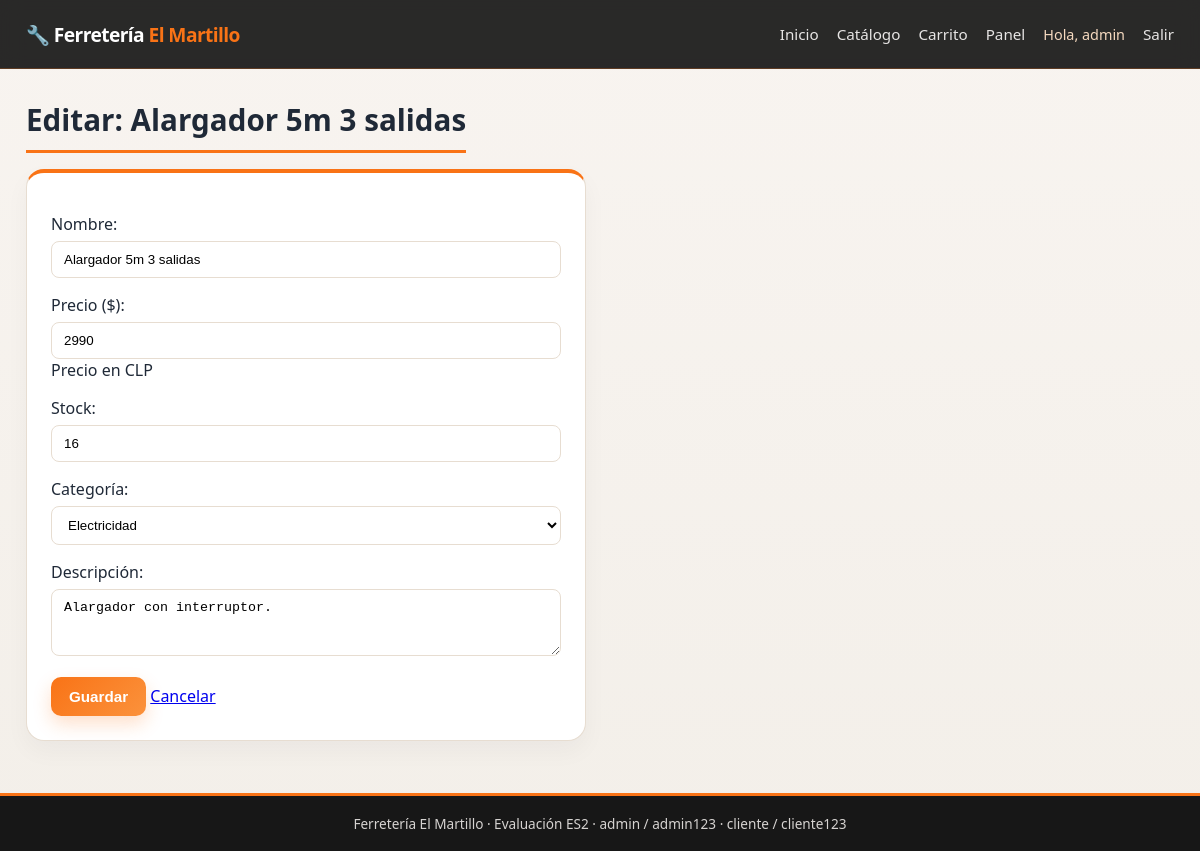
Before: /panel/editar/40/ (signed in) with the older database file.
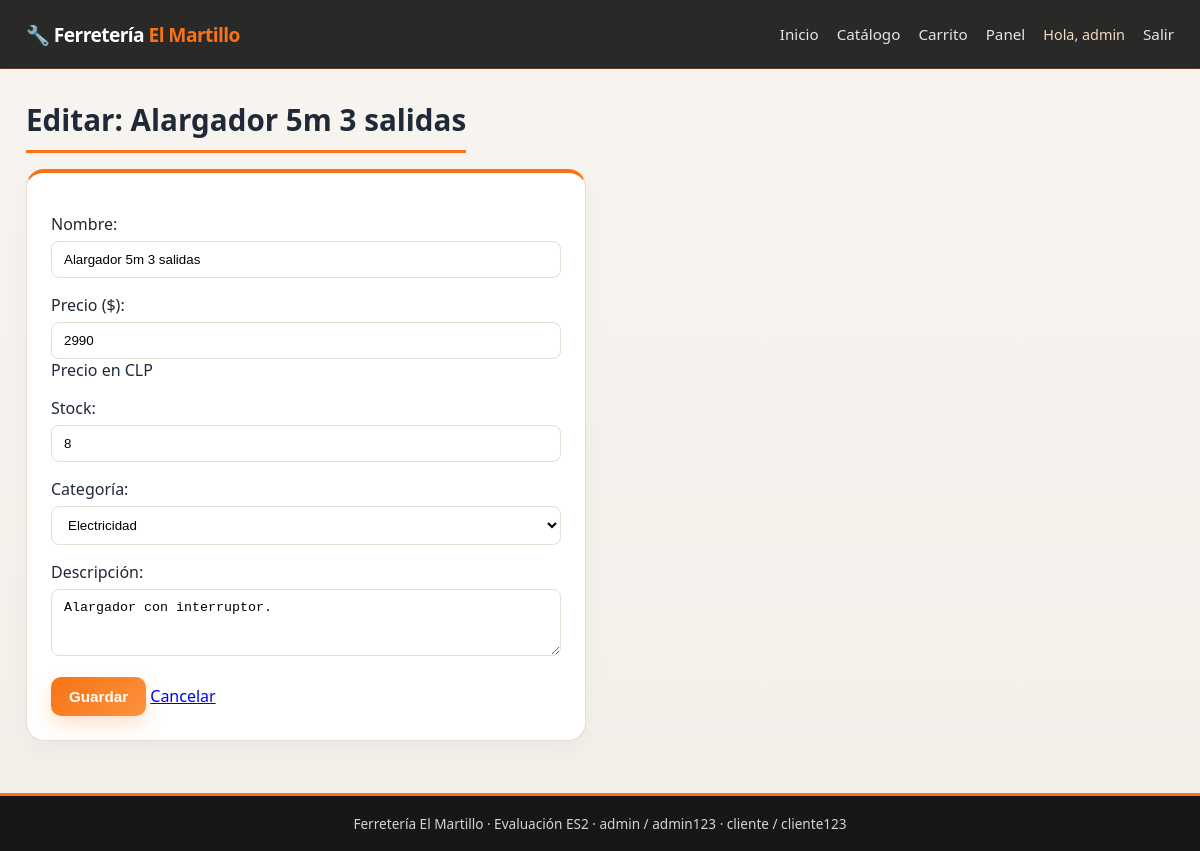
After: the same page with the newer database file.
### productos/models.py (models this page shows, shortened)
class Producto(models.Model):
    nombre = models.CharField(max_length=120)
    descripcion = models.TextField(blank=True, default="")
    precio = models.PositiveIntegerField(help_text="Precio en CLP")
    stock = models.PositiveIntegerField(default=0)
    categoria = models.ForeignKey(
        Categoria, on_delete=models.SET_NULL, null=True, blank=True,
        related_name="productos"
    )
    class Meta:
        ordering = ["nombre"]

class Categoria(models.Model):
    nombre = models.CharField(max_length=80, unique=True)
    descripcion = models.TextField(blank=True, default="")
    class Meta:
        ordering = ["nombre"]
        verbose_name_plural = "categorías"
    def __str__(self):
        return self.nombre

### productos/views.py (the view)
# urls.py: path("panel/editar/<int:pk>/", views.producto_editar, name="producto_editar"),
@admin_required
def producto_editar(request, pk):
    producto = get_object_or_404(Producto, pk=pk)
    return _formulario_producto(request, producto)

### productos/forms.py
class ProductoForm(forms.ModelForm):
    class Meta:
        model = Producto
        fields = ["nombre", "precio", "stock", "categoria", "descripcion"]
        labels = {
            "nombre": "Nombre",
            "precio": "Precio ($)",
            "stock": "Stock",
            "categoria": "Categoría",
            "descripcion": "Descripción",
        }
        widgets = {
            "descripcion": forms.Textarea(attrs={"rows": 3}),
        }

### productos/views.py (called while the page is built)
def es_admin(user):
    return user.is_authenticated and user.is_staff

def _formulario_producto(request, producto=None):
    nuevo = producto is None
    form = ProductoForm(request.POST or None, instance=producto)
    if request.method == "POST" and form.is_valid():
        form.save()
        messages.success(
            request, "Producto creado." if nuevo else "Producto actualizado."
        )
        return redirect("panel_admin")
    titulo = "Nuevo producto" if nuevo else f"Editar: {producto.nombre}"
    return render(request, "producto_form.html", {"form": form, "titulo": titulo})

### templates/producto_form.html (shortened to what this page needs)
{% extends "base.html" %}
{% block content %}
<h1>{{ titulo }}</h1>
<form method="post" class="form">
  {{ form.as_p }}
  <button class="btn" type="submit">Guardar</button>
  <a href="{% url 'panel_admin' %}">Cancelar</a>
</form>
{% endblock %}

Changed rows visible on the page:
changed Producto "Electricidad": stock "16" → "8"
